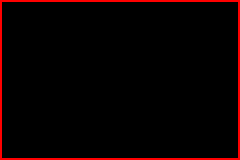

Rendered tile map (Tiled .tmx) drawn with the repository's tilesets; below, a short description and the full map source, tile grids included:
An orthogonal 15x10 tile map with 16x16 px tiles, 1 tile layer (map), 2 tilesets.

<map version="1.0" tiledversion="1.0.3" orientation="orthogonal" renderorder="right-down" width="15" height="10" tilewidth="16" tileheight="16" nextobjectid="1">
 <properties>
  <property name="lock" value="99" />
 </properties>
 <tileset firstgid="1" name="work" tilewidth="16" tileheight="16" tilecount="96" columns="16">
  <image source="tiles.png" width="256" height="96" />
 </tileset>
 <tileset firstgid="97" name="sprites" tilewidth="16" tileheight="16" tilecount="16" columns="16">
  <image source="sprites.png" width="256" height="16" />
 </tileset>
 <layer name="map" width="15" height="10">
  <data encoding="csv">
6,3,3,3,3,3,3,3,3,3,3,3,3,3,7,
4,1,1,1,1,1,1,1,1,1,1,1,1,1,5,
4,1,1,1,1,1,1,1,1,1,1,1,1,1,5,
4,1,1,1,1,1,1,1,1,1,1,1,1,1,5,
4,1,1,1,1,1,1,1,1,1,1,1,1,1,5,
4,1,1,1,1,1,1,1,1,1,1,1,1,1,5,
4,1,1,1,1,1,1,1,1,1,1,1,1,1,5,
4,1,1,1,1,1,1,1,1,1,1,1,1,1,5,
4,1,1,1,1,1,1,1,1,1,1,1,1,1,5,
8,2,2,2,2,2,2,2,2,2,2,2,2,2,9
</data>
 </layer>
 <objectgroup name="enems" visible="0" />
</map>
